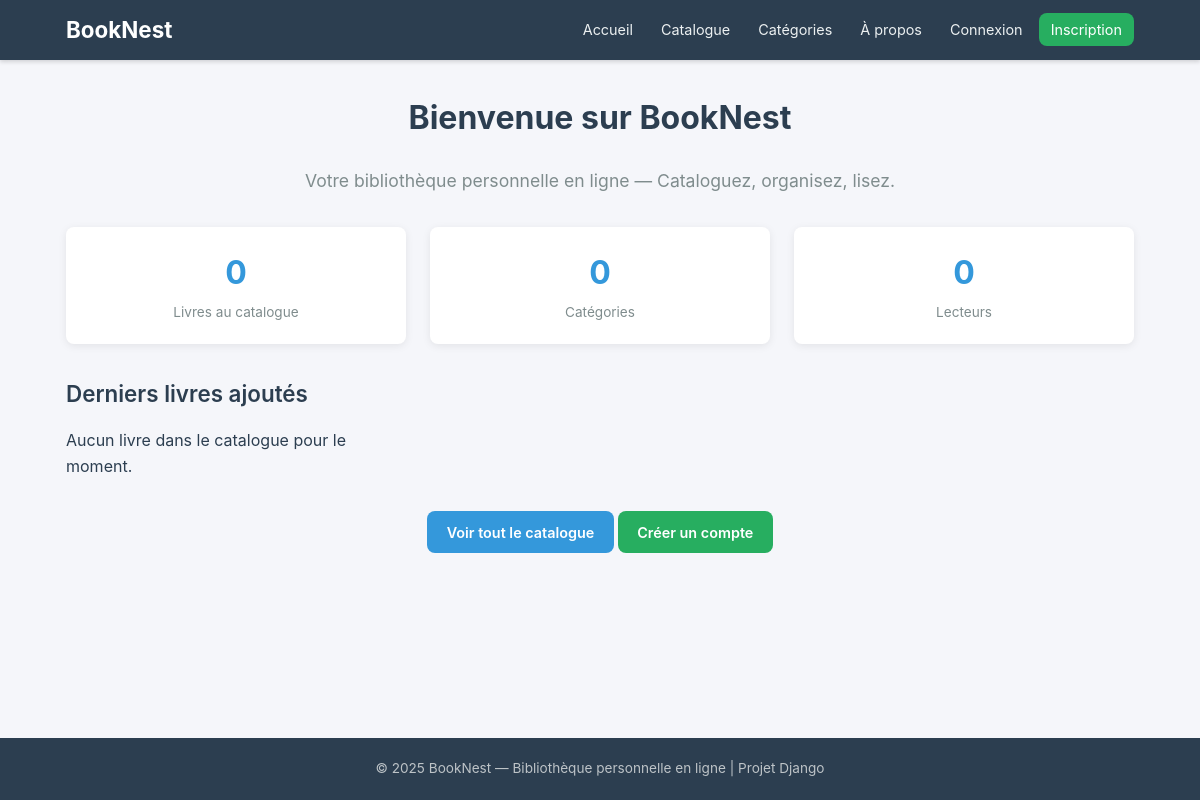
/, run on an earlier commit of the app's database.
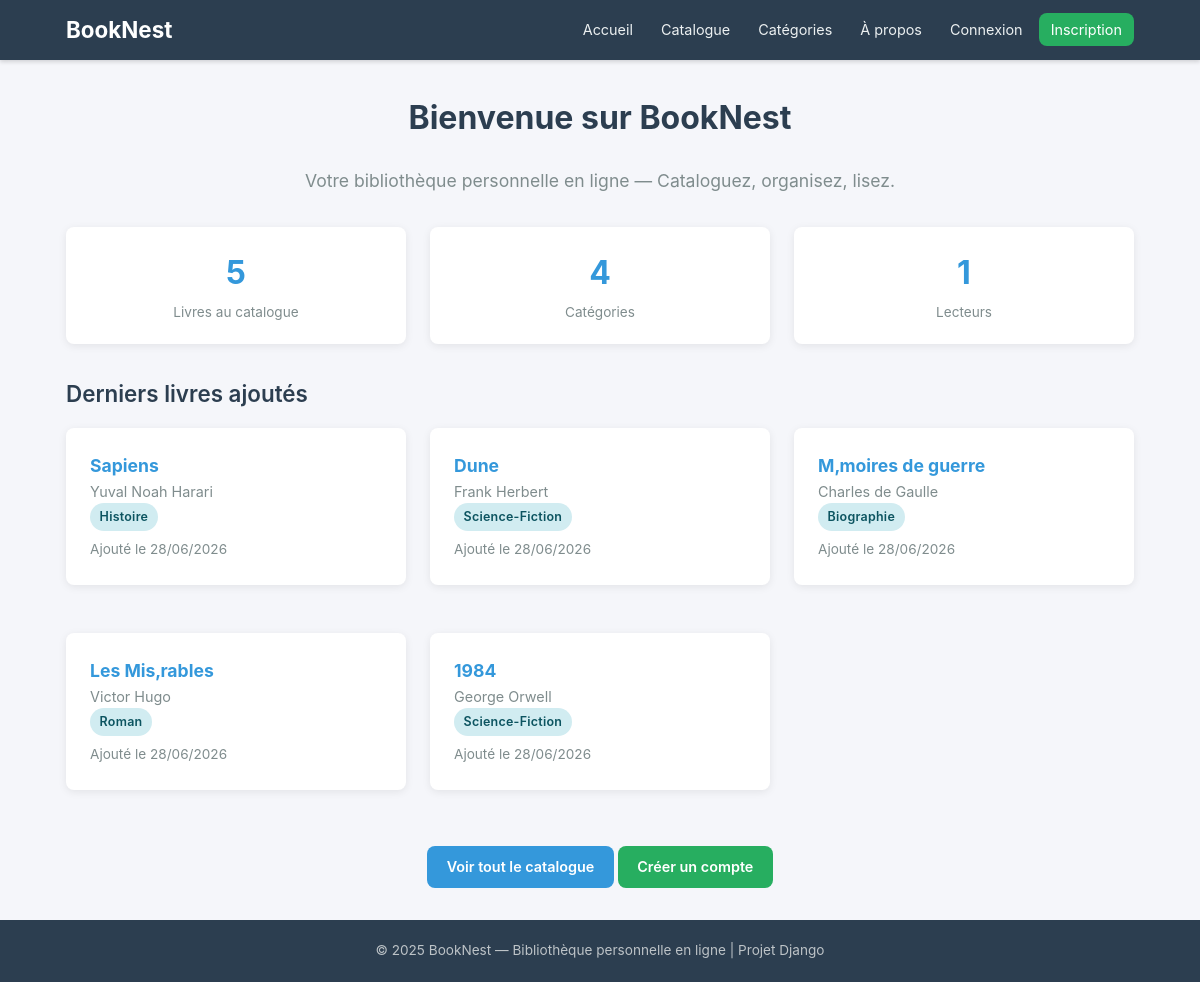
And on a later commit of the database.
### books/models.py (models this page shows, shortened)
class Book(models.Model):
    title = models.CharField(
        max_length=250,
        verbose_name="Titre"
    )
    author = models.CharField(
        max_length=250,
        verbose_name="Auteur"
    )
    isbn = models.CharField(
        max_length=13,
        blank=True,
        null=True,
        unique=True,
        verbose_name="ISBN"
    )
    summary = models.TextField(
        blank=True,
        verbose_name="Résumé"
    )
    publication_year = models.IntegerField(
        null=True,
        blank=True,
        verbose_name="Année de publication"
    )
    cover_image = models.ImageField(
        upload_to='book_covers/',
        blank=True,
        null=True,
        verbose_name="Image de couverture (fichier)"
    )
    cover_url = models.URLField(
        blank=True,
        null=True,
        verbose_name="URL de couverture (lien externe)"
    )
    category = models.ForeignKey(
        Category,
        on_delete=models.SET_NULL,
        null=True,
        blank=True,
        related_name='books',
        verbose_name="Catégorie"
    )
    added_to_catalog = models.DateTimeField(
        auto_now_add=True,
        verbose_name="Date d'ajout au catalogue"
    )
    class Meta:
        verbose_name = "Livre"
        verbose_name_plural = "Livres"
        ordering = ['-added_to_catalog']
        unique_together = ('title', 'author')

class Category(models.Model):
    name = models.CharField(
        max_length=100,
        unique=True,
        verbose_name="Nom"
    )
    description = models.TextField(
        blank=True,
        verbose_name="Description"
    )
    class Meta:
        verbose_name = "Catégorie"
        verbose_name_plural = "Catégories"
        ordering = ['name']

### books/views.py (the view)
# urls.py: path('', views.HomeView.as_view(), name='home'),
class HomeView(TemplateView):
    template_name = 'books/home.html'
    def get_context_data(self, **kwargs):
        context = super().get_context_data(**kwargs)
        context['total_books'] = Book.objects.count()
        context['total_categories'] = Category.objects.count()
        context['total_users'] = UserBook.objects.values('user').distinct().count()
        context['latest_books'] = Book.objects.select_related('category').order_by('-added_to_catalog')[:5]
        return context

### templates/books/home.html (shortened to what this page needs)
{% extends 'base.html' %}
{% block content %}
<div class="text-center mb-2">
  <h1 class="page-title">Bienvenue sur BookNest</h1>
  <p class="page-subtitle">
    Votre bibliothèque personnelle en ligne — Cataloguez, organisez, lisez.
  </p>
</div>
<div class="stats-row">
  <div class="stat-box">
    <div class="stat-number">{{ total_books }}</div>
    <div class="stat-label">Livres au catalogue</div>
  </div>
  <div class="stat-box">
    <div class="stat-number">{{ total_categories }}</div>
    <div class="stat-label">Catégories</div>
  </div>
  <div class="stat-box">
    <div class="stat-number">{{ total_users }}</div>
    <div class="stat-label">Lecteurs</div>
  </div>
</div>
<div class="section-title">Derniers livres ajoutés</div>
<div class="card-grid">
  {% for book in latest_books %}
  <div class="card">
    <h3 class="book-title">
      <a href="{% url 'book-detail' book.pk %}">{{ book.title }}</a>
    </h3>
    <p class="book-author">{{ book.author }}</p>
    {% if book.category %}
    <span class="badge badge-reading">{{ book.category.name }}</span>
    {% endif %}
    <p class="text-muted" style="font-size: 0.85rem; margin-top: 0.5rem">
      Ajouté le {{ book.added_to_catalog|date:"d/m/Y" }}
    </p>
  </div>
  {% empty %}
  <p>Aucun livre dans le catalogue pour le moment.</p>
  {% endfor %}
</div>
<div class="text-center mt-2">
  <a href="{% url 'catalogue' %}" class="btn btn-primary"
    >Voir tout le catalogue</a
  >
  {% if not user.is_authenticated %}
  <a href="{% url 'accounts:signup' %}" class="btn btn-success">Créer un compte</a>
  {% else %}
  <a href="{% url 'my-books' %}" class="btn btn-success">Ma Bibliothèque</a>
  {% endif %}
</div>
{% endblock %}

### templates/base.html (shortened to what this page needs)
{% load static %}
<!doctype html>
<html lang="fr">
  <head>
    <link rel="stylesheet" href="{% static 'css/style.css' %}" />
  </head>
  <body>
    <nav class="navbar">
      <div class="container nav-container">
        <a href="{% url 'home' %}" class="nav-brand">BookNest</a>
        <ul class="nav-links">
          <li><a href="{% url 'home' %}">Accueil</a></li>
          <li><a href="{% url 'catalogue' %}">Catalogue</a></li>
          <li><a href="{% url 'category-list' %}">Catégories</a></li>
          <li><a href="{% url 'about' %}">À propos</a></li>
          {% if user.is_authenticated %}
          <li>
            <a href="{% url 'my-books' %}" class="nav-highlight"
              >Ma Bibliothèque</a
            >
          </li>
          <li><a href="{% url 'my-favorites' %}">Favoris</a></li>
          <li><a href="{% url 'my-read-later' %}">À lire plus tard</a></li>
          <li><a href="{% url 'reading-stats' %}">Statistiques</a></li>
          <li>
            <form method="post" action="{% url 'accounts:logout' %}" class="logout-form">
              {% csrf_token %}
              <button type="submit" class="btn-link">Déconnexion</button>
            </form>
          </li>
          <li><a href="{% url 'accounts:password_change' %}">Changer mot de passe</a></li>
          <li class="nav-user">{{ user.username }}</li>
          {% else %}
          <li><a href="{% url 'accounts:login' %}">Connexion</a></li>
          <li>
            <a href="{% url 'accounts:signup' %}" class="nav-highlight">Inscription</a>
          </li>
          {% endif %}
        </ul>
      </div>
    </nav>
    <main class="container main-content">
      {% block content %} {% endblock %}
    </main>
    <footer class="footer">
      <div class="container">
        <p>
          &copy; 2025 BookNest — Bibliothèque personnelle en ligne | Projet
          Django
        </p>
      </div>
    </footer>
  </body>
</html>

### static/css/style.css (style rules this page uses)
*, *::before, *::after { box-sizing: border-box; margin: 0; padding: 0; }
:root { --color-primary: #2c3e50; --color-secondary: #3498db; --color-accent: #27ae60; --color-warning: #f39c12; --color-danger: #e74c3c; --color-bg: #f5f6fa; --color-card: #ffffff; --color-text: #2c3e50; --color-text-light: #7f8c8d; --color-border: #dcdde1; --radius: 8px; --shadow: 0 2px 8px rgba(0, 0, 0, 0.08); --max-width: 1100px; }
body { font-family: -apple-system, BlinkMacSystemFont, "Segoe UI", Roboto, "Helvetica Neue", Arial, sans-serif; background: var(--color-bg); color: var(--color-text); line-height: 1.6; min-height: 100vh; display: flex; flex-direction: column; }
a { color: var(--color-secondary); text-decoration: none; transition: color 0.2s; }
.container { width: 100%; max-width: var(--max-width); margin: 0 auto; padding: 0 1rem; }
.navbar { background: var(--color-primary); padding: 0.75rem 0; box-shadow: 0 2px 4px rgba(0, 0, 0, 0.15); position: sticky; top: 0; z-index: 100; }
.nav-container { display: flex; align-items: center; justify-content: space-between; flex-wrap: wrap; gap: 0.5rem; }
.nav-brand { font-size: 1.4rem; font-weight: 700; color: #fff !important; }
.nav-links { list-style: none; display: flex; align-items: center; gap: 0.25rem; flex-wrap: wrap; }
.nav-links li a { color: #ecf0f1; padding: 0.5rem 0.75rem; border-radius: var(--radius); font-size: 0.9rem; transition: background 0.2s, color 0.2s; }
.nav-highlight { background: var(--color-accent) !important; color: #fff !important; }
.main-content { flex: 1; padding-top: 2rem; padding-bottom: 2rem; }
.card { background: var(--color-card); border-radius: var(--radius); box-shadow: var(--shadow); padding: 1.5rem; margin-bottom: 1.5rem; transition: transform 0.2s, box-shadow 0.2s; }
.card-grid { display: grid; grid-template-columns: repeat(auto-fill, minmax(280px, 1fr)); gap: 1.5rem; }
.btn { display: inline-block; padding: 0.6rem 1.2rem; border-radius: var(--radius); font-size: 0.9rem; font-weight: 600; cursor: pointer; border: none; text-align: center; transition: background 0.2s, transform 0.1s; font-family: inherit; }
.btn-primary { background: var(--color-secondary); color: #fff; }
.btn-success { background: var(--color-accent); color: #fff; }
.badge { display: inline-block; padding: 0.25rem 0.6rem; border-radius: 100px; font-size: 0.78rem; font-weight: 600; letter-spacing: 0.02em; }
.badge-reading { background: #d1ecf1; color: #0c5460; }
.page-title { font-size: 2rem; font-weight: 700; margin-bottom: 1.5rem; color: var(--color-primary); }
.page-subtitle { font-size: 1.1rem; color: var(--color-text-light); margin-bottom: 2rem; }
.section-title { font-size: 1.4rem; font-weight: 600; margin-bottom: 1rem; color: var(--color-primary); }
.book-title { font-size: 1.1rem; font-weight: 700; color: var(--color-primary); }
.book-author { color: var(--color-text-light); font-size: 0.9rem; }
.stats-row { display: flex; gap: 1.5rem; flex-wrap: wrap; margin-bottom: 2rem; }
.stat-box { background: var(--color-card); border-radius: var(--radius); box-shadow: var(--shadow); padding: 1.25rem 1.5rem; text-align: center; min-width: 120px; flex: 1; }
.stat-number { font-size: 2rem; font-weight: 700; color: var(--color-secondary); }
.stat-label { font-size: 0.85rem; color: var(--color-text-light); margin-top: 0.25rem; }
.footer { background: var(--color-primary); color: #bdc3c7; text-align: center; padding: 1.25rem 0; margin-top: auto; font-size: 0.85rem; }
.text-center { text-align: center; }
.text-muted { color: var(--color-text-light); }
.mt-2 { margin-top: 2rem; }
.mb-2 { margin-bottom: 2rem; }

What changed in the data, as far as the page shows it:
added Book: title "Sapiens", author "Yuval Noah Harari", category.name "Histoire", added_to_catalog "28/06/2026"
added Book: title "Dune", author "Frank Herbert", category.name "Science-Fiction", added_to_catalog "28/06/2026"
added Book: title "M‚moires de guerre", author "Charles de Gaulle", category.name "Biographie", added_to_catalog "28/06/2026"
added Book: title "Les Mis‚rables", author "Victor Hugo", category.name "Roman", added_to_catalog "28/06/2026"
added Book: title "1984", author "George Orwell", category.name "Science-Fiction", added_to_catalog "28/06/2026"
Also different on the page:
{{ total_books }}: "0" → "5"
{{ total_categories }}: "0" → "4"
{{ total_users }}: "0" → "1"
text no longer shown: "Aucun livre dans le catalogue pour le moment."
